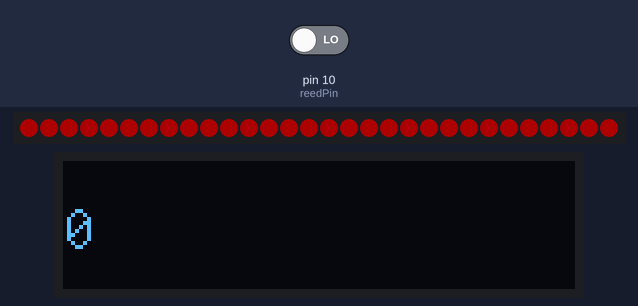
The sketch below on a simulated Arduino Uno, built with avr-gcc and run on an emulated ATmega328P. Shown: 30 RGB LEDs in strip order, left to right, 128×32 one-colour display. The test bench sets the inputs (shaded band); at power-on: pin 10 (reedPin) LOW. Dim RGB values are drawn brighter than linear; what the sketch prints to the serial monitor is not drawn.

Above: at 1.2 s.
1.3 s: pin 10 (reedPin) driven HIGH
At 2.2 s:
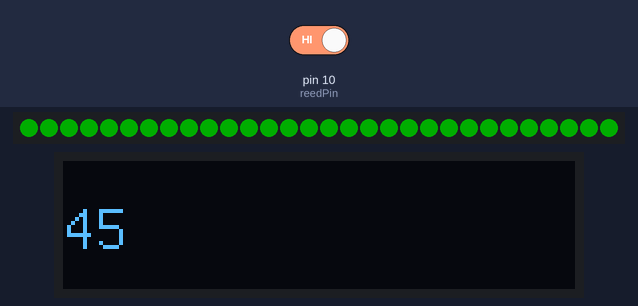
3.1 s: pin 10 (reedPin) driven LOW
At 5.26 s:
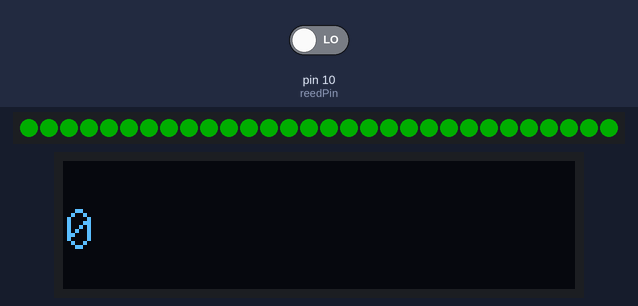
Timing chart, 0 to 6.8 s (numbered marks = the images above; inputs shaded):
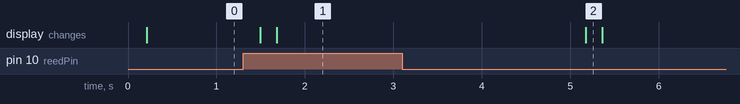

Measured:
- after the input at 1.3 s, the display: first changes after 0.19 s (image 1 shows a later state)
- after the input at 3.1 s, the display: changes after 2.1 s (image 2)

The sketch:

speedometer.ino
```cpp
// Dina Pham, Nhi Trinh
// BIM174 Final Project - color coded bike-light speedometer
// 11/13/2019
//
// **need to install following libraries:
// u8glib
// http://wiki.sunfounder.cc/index.php?title=OLED-SSD1306_Module
// https://github.com/olikraus/u8glib/wiki
//
// Adafruit NeoPixel
// https://learn.adafruit.com/adafruit-neopixel-uberguide/arduino-library-installation
//
// inspiration taken from:
// arduino bike speedometer w serial.print()
// by Amanda Ghassaei 2012
// https://www.instructables.com/id/Arduino-Bike-Speedometer/

/*
 * This program is free software; you can redistribute it and/or modify
 * it under the terms of the GNU General Public License as published by
 * the Free Software Foundation; either version 3 of the License, or
 * (at your option) any later version.
 *
 */

#include <Wire.h>                             // I2C
#include "U8glib.h"                           // OLED library (SSD1306)
#include <Adafruit_NeoPixel.h>                // NeoPixels LED library

// bike speed
// max_speed = 35mph = 616 in/s
// max rps = max_speed/circumference

#define reedPin 10                            // pin connected to reed switch
#define ledPin 6                              // pin connected to LED NeoPixels
#define ledCount 30                           // NeoPixel LED count

int reedVal;                                  // stores high value when reed switch is magnetized
int maxReedCounter = 100;                     // min time (in ms) of one rotation (for debouncing)
int reedCounter;

long timer;                                   // time between one full rotation (in ms)
float prevMph;                                // stores previous mph value for determining when bike is slowing down
float mph;                                    // stores mph for OLED display
float radius = 13;                            // tire radius (in inches)
float circumference;                          // circumference = pi*2*r

U8GLIB_SSD1306_128X32 u8g(U8G_I2C_OPT_NONE);  // I2C OLED constructor call
char temp[10];                                // for printing mph value as a string in OLED

// NeoPixel strip object
Adafruit_NeoPixel strip(ledCount, ledPin, NEO_GRB + NEO_KHZ800);
// NeoPixel type flags, add together as needed:
//   NEO_KHZ800  800 KHz bitstream (most NeoPixel products w/WS2812 LEDs)
//   NEO_KHZ400  400 KHz (classic 'v1' (not v2) FLORA pixels, WS2811 drivers)
//   NEO_GRB     Pixels are wired for GRB bitstream (most NeoPixel products)
//   NEO_RGB     Pixels are wired for RGB bitstream (v1 FLORA pixels, not v2)
//   NEO_RGBW    Pixels are wired for RGBW bitstream (NeoPixel RGBW products)

void colorWipe(uint32_t color, int wait) {   // color input is strip.Color(R, G, B) 0-255
  for(int i=0; i<strip.numPixels(); i++) {
    strip.setPixelColor(i, color);           // set pixel color (in RAM) one a time (pixels are not cleared between colors)
    strip.show();                            // update strip
    delay(wait);                             // delay in ms
  }
}

void setup(){
  strip.begin();                             // initialize NeoPixel strip object
  strip.show();                              // turn off all pixels
  strip.setBrightness(50);                   // set brightness to about 1/5 (max = 255)

  u8g.setFont(u8g_font_unifont);
  // assign default color value
  if ( u8g.getMode() == U8G_MODE_R3G3B2 ) {
    u8g.setColorIndex(255);                  // white
  }
  else if ( u8g.getMode() == U8G_MODE_GRAY2BIT ) {
    u8g.setColorIndex(3);                    // max intensity
  }
  else if ( u8g.getMode() == U8G_MODE_BW ) {
    u8g.setColorIndex(1);                    // NeoPixels on
  }
  else if ( u8g.getMode() == U8G_MODE_HICOLOR ) {
    u8g.setHiColorByRGB(255,255,255);
  }

  reedCounter = maxReedCounter;
  circumference = 2*3.14*radius;
  pinMode(reedPin, INPUT);                   // set reed switch pin as input

  //----------TIMER SETUP-----------
  // the timer interrupt allows precise timed measurements of the reed switch
  // for more info about configuration of arduino timers see http://arduino.cc/playground/Code/Timer1
  cli(); //stop interrupts

  // set timer1 interrupt at 1 kHz
  TCCR1A = 0;                                // set entire TCCR1A register to 0
  TCCR1B = 0;                                // same for TCCR1B
  TCNT1  = 0;
  // set timer count for 1 khz increments
  OCR1A = 1999;                              // = (1/1000) / ((1/(16*10^6))*8) - 1
  // turn on CTC mode
  TCCR1B |= (1 << WGM12);
  // Set CS11 bit for 8 prescaler
  TCCR1B |= (1 << CS11);
  // enable timer compare interrupt
  TIMSK1 |= (1 << OCIE1A);

  sei(); // allow interrupts
  //---------END TIMER SETUP---------

  Serial.begin(9600);                         // for debugging
}

ISR(TIMER1_COMPA_vect) {                      // interrupt at freq of 1kHz to measure reed switch
  reedVal = digitalRead(reedPin);             // get val of reed switch
  if (reedVal){                               // if reed switch is closed
    if (reedCounter == 0){                    // min time between pulses has passed
      prevMph = mph;                          // set current mph as previous mph to determine when bike is slowing down
      mph = (56.8*float(circumference))/float(timer); // calculate miles per hour
      timer = 0;                              // reset timer
      reedCounter = maxReedCounter;           // reset reedCounter
    } else {
      if (reedCounter > 0){                   // don't let reedCounter go negative
        reedCounter -= 1;                     // decrement reedCounter
      }
    }
  } else { // if reed switch is open
    if (reedCounter > 0){                     // don't let reedCounter go negative
      reedCounter -= 1;                       // decrement reedCounter
    }
  }

  if (timer > 2000){
    mph = 0;                                  // if no new pulses from reed switch in 2 sec--tire is still, set mph/prevMph to 0
    prevMph = 0;
  } else {
    timer += 1;                               // increment timer
  }
}

void displayMPH() {
  // OLED picture loop
  u8g.firstPage();
  do {
      u8g.drawStr(0, 22, itoa(mph, temp, 10)); // position of lower right pixel of string (origin is upper left corner) (0, 22) is centered font
  } while( u8g.nextPage() );

  Serial.print(prevMph);                      // print to Serial Monitor
  Serial.print("\t");
  Serial.println(mph);
  Serial.println("");
}

void loop() {
  if ((mph <= 5) & (mph < prevMph)) {
    colorWipe(strip.Color(200, 225, 0), 5);  // yellow = slowing down (and drops below 6 mph)
  } else if (mph == 0) {
    colorWipe(strip.Color(255, 0, 0), 5);    // red = stop
  } else {
    colorWipe(strip.Color(0, 255, 0), 5);    // green = go
  }

  displayMPH();                              // print mph to OLED/Serial Monitor
}
```
